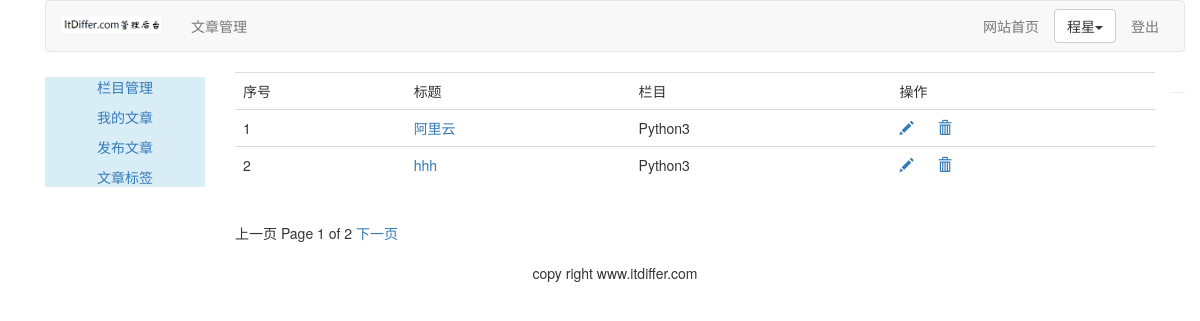
The app's page /article/article-list/ (signed in), older data.
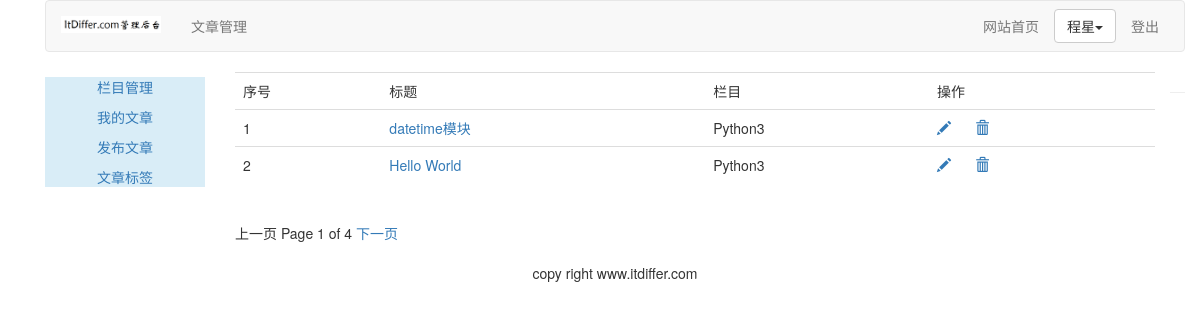
The same page, newer data.
### article/models.py (models this page shows, shortened)
class ArticlePost(models.Model):
    author = models.ForeignKey(User, related_name="article", on_delete=models.CASCADE)
    title = models.CharField(max_length=200)
    slug = models.SlugField(max_length=500)
    column = models.ForeignKey(ArticleColumn, related_name='article_column', on_delete=models.CASCADE)
    body = models.TextField()
    created = models.DateTimeField(default=timezone.now)
    updated = models.DateTimeField(auto_now=True)
    users_like = models.ManyToManyField(User, related_name='articles_like', blank=True)
    article_tag = models.ManyToManyField(ArticleTag, related_name='article_tag', blank=True)
    class Meta:
        ordering = ('-created',)
        index_together = (('id', 'slug'),)
    def get_absolute_url(self):
        return reverse("article:article_detail", args=[self.id, self.slug])

class ArticleColumn(models.Model):
    user = models.ForeignKey(User, related_name='article_column', on_delete=models.CASCADE)
    column = models.CharField(max_length=200)
    created = models.DateField(auto_now_add=True)
    def __str__(self):
        return self.column

### article/views.py (the view)
# urls.py: path('article-list/', views.article_list, name='article_list'),
@login_required(login_url='/account/login/')
def article_list(request):
    articles_list = ArticlePost.objects.filter(author=request.user)
    paginator = Paginator(articles_list, 2)
    page = request.GET.get('page')
    try:
        current_page = paginator.page(page)
        articles = current_page.object_list
    except PageNotAnInteger:
        current_page = paginator.page(1)
        articles = current_page.object_list
    except EmptyPage:
        current_page = paginator.page(paginator.num_pages)
        articles = current_page.object_list
    return render(request, 'article/column/article_list.html', {'articles': articles, 'page': current_page})

### templates/article/column/article_list.html (shortened to what this page needs)
{% extends "article/base.html" %}
{% load static %}
{% block content %}
<div>
    <table class="table table-hover">
        <tr>
            <td>序号</td>
            <td>标题</td>
            <td>栏目</td>
            <td>操作</td>
        </tr>
        {% for article in articles %}
        <tr id={{ article.id }}>
            <td>{{ forloop.counter }} </td>
            <td><a href={{ article.get_absolute_url }}>{{ article.title }}</a></td>
            <td>{{ article.column }}</td>
            <td>
                <a name="edit" href="{% url 'article:article_redit' article.id %}"><span class="glyphicon glyphicon-pencil"></span></a>
                <a name="delete" href="javascript:" onclick="del_article(this, {{ article.id }})"><span class="glyphicon glyphicon-trash" style="margin-left:20px;"></span></a>
            </td>
        </tr>
        {% endfor %}
    </table>
    {% include "paginator.html" %}
</div>
{% endblock %}

Row changes from the older to the newer data that the page shows:
no longer on this page (row unchanged): ArticlePost: title "阿里云", column "Python3"
no longer on this page (row unchanged): ArticlePost: title "hhh", column "Python3"
added ArticlePost: title "datetime模块", column "Python3"
added ArticlePost: title "Hello World", column "Python3"
Text that changed along with them:
{{ page.paginator.num_pages }}: "2" → "4"
